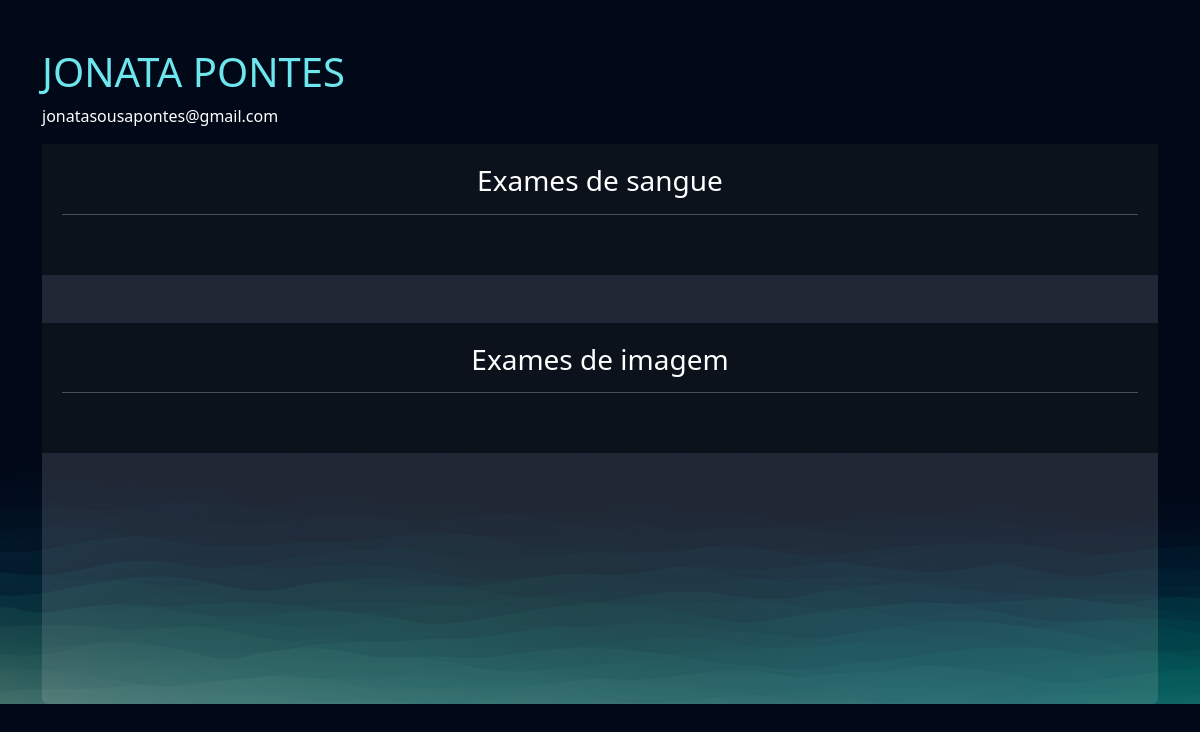
The app's page /empresarial/cliente/1 (signed in), older data.
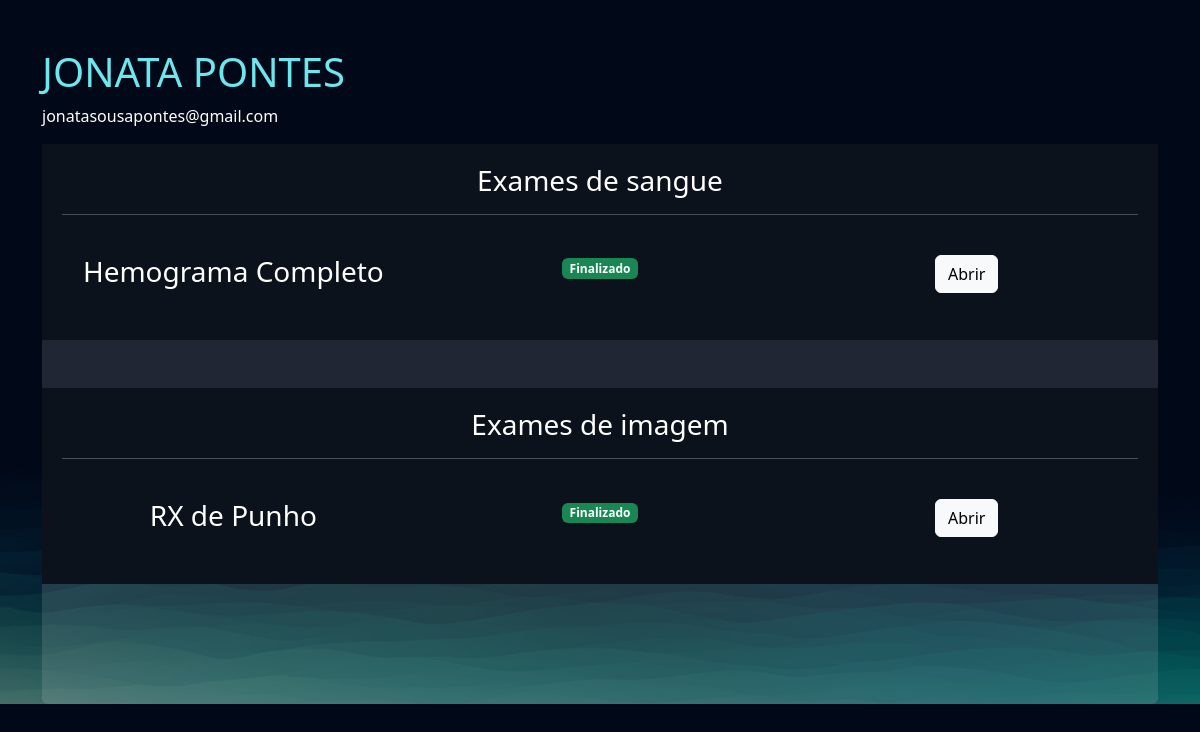
The same page, newer data.
### exames/models.py (models this page shows, shortened)
class SolicitacaoExame(models.Model):
    choice_status = (
        ('E', 'Em análise'),
        ('F', 'Finalizado')
    )
    usuario = models.ForeignKey(User, on_delete=models.DO_NOTHING)
    exame = models.ForeignKey(TiposExames, on_delete=models.DO_NOTHING)
    status = models.CharField(max_length=2, choices=choice_status)
    resultado = models.FileField(upload_to="resultados", null=True, blank=True)
    requer_senha = models.BooleanField(default=False)
    senha = models.CharField(max_length=6, null=True, blank=True)
    def badge_template(self):
        if self.status == 'E':
            classes = 'bg-warning text-dark'
            texto = "Em análise"
        elif self.status == 'F':
            classes = 'bg-success'
            texto = "Finalizado"
        return mark_safe(f'<span class="badge {classes}">{texto}</span>')

class TiposExames(models.Model):
    tipo_choices = (
        ('I', 'Exames de Imagem'),
        ('S', 'Exames de Sangue')
    )
    nome = models.CharField(max_length=50)
    tipo = models.CharField(max_length=1)
    preco = models.FloatField()
    disponivel = models.BooleanField(default=True)
    horario_inicial = models.IntegerField()
    horario_final = models.IntegerField()

### empresarial/views.py (the view)
# urls.py: path('cliente/<int:cliente_id>', views.cliente, name="cliente"),
@staff_member_required
def cliente(request, cliente_id):
    cliente = User.objects.get(id=cliente_id)
    exames = SolicitacaoExame.objects.filter(usuario=cliente)
    return render(request, 'cliente.html', {'cliente': cliente, 'exames': exames})

### empresarial/templates/cliente.html (shortened to what this page needs)
{% extends "bases/base.html" %}
{% load static %}
{% block 'head' %}
    <link href="{% static 'exames/css/css.css' %}" rel="stylesheet">
    <link href="{% static 'exames/css/gerenciar_pedidos.css' %}" rel="stylesheet">
    <link href="{% static 'exames/css/gerenciar_exames.css' %}" rel="stylesheet">
{% endblock 'head' %}
{% block 'conteudo' %}
    <br>
    <br>
    <div class="container">
        <h3 class="font-destaque">{{cliente.get_full_name}}</h3>
        <p>{{cliente.email}}</p>
        <div class="card card-view">
            <div class="sub-card">
                <h3>Exames de sangue</h3>
                <hr>
                <br>
                {% for exame in exames  %}
                    {% if  exame.exame.tipo == 'S'%}
                        <div class="row">
                            <div class="col-md"><h3>{{exame.exame.nome}}</h3></div>
                            <div class="col-md">{{exame.badge_template}}</div>
                            <div class="col-md">
                                <a href="{% url "exame_cliente" exame.id %}" class="btn btn-light">Abrir</a>
                            </div>
                        </div>
                        <br>
                    {% endif %}
                {% endfor %}
            </div>
            <br>
            <br>
            <div class="sub-card">
                <h3>Exames de imagem</h3>
                <hr>
                <br>
                {% for exame in exames  %}
                    {% if  exame.exame.tipo == 'I'%}
                        <div class="row">
                            <div class="col-md"><h3>{{exame.exame.nome}}</h3></div>
                            <div class="col-md">{{exame.badge_template}}</div>
                            <div class="col-md"><a href="{% url "exame_cliente" exame.id %}" class="btn btn-light">Abrir</a></div>
                        </div>
                        <br>
                    {% endif %}
                {% endfor %}
            </div>
        </div>
    </div>
{% endblock 'conteudo' %}

Row changes from the older to the newer data that the page shows:
added SolicitacaoExame: exame.nome "Hemograma Completo", badge_template "Finalizado", shown under "Exames de sangue"
added SolicitacaoExame: exame.nome "RX de Punho", badge_template "Finalizado", shown under "Exames de imagem"
